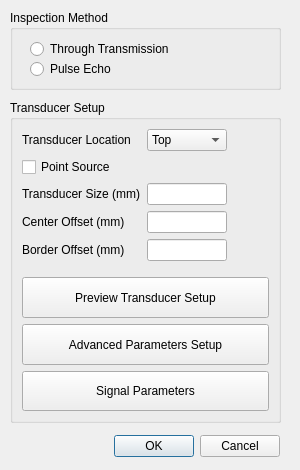
<?xml version="1.0" encoding="UTF-8"?>
<ui version="4.0">
 <class>singleLaunchSetupDialog</class>
 <widget class="QDialog" name="singleLaunchSetupDialog">
  <property name="geometry">
   <rect>
    <x>0</x>
    <y>0</y>
    <width>300</width>
    <height>470</height>
   </rect>
  </property>
  <property name="minimumSize">
   <size>
    <width>300</width>
    <height>470</height>
   </size>
  </property>
  <property name="maximumSize">
   <size>
    <width>300</width>
    <height>470</height>
   </size>
  </property>
  <property name="windowTitle">
   <string>Single Launch Setup</string>
  </property>
  <property name="windowIcon">
   <iconset resource="resources.qrc">
    <normaloff>:/singleLaunch.png</normaloff>:/singleLaunch.png</iconset>
  </property>
  <widget class="QDialogButtonBox" name="buttonBox">
   <property name="geometry">
    <rect>
     <x>50</x>
     <y>430</y>
     <width>230</width>
     <height>32</height>
    </rect>
   </property>
   <property name="orientation">
    <enum>Qt::Horizontal</enum>
   </property>
   <property name="standardButtons">
    <set>QDialogButtonBox::Cancel|QDialogButtonBox::Ok</set>
   </property>
  </widget>
  <widget class="QGroupBox" name="groupBox">
   <property name="geometry">
    <rect>
     <x>10</x>
     <y>10</y>
     <width>271</width>
     <height>80</height>
    </rect>
   </property>
   <property name="title">
    <string>Inspection Method</string>
   </property>
   <widget class="QRadioButton" name="transmissionRadioButton">
    <property name="geometry">
     <rect>
      <x>20</x>
      <y>30</y>
      <width>161</width>
      <height>18</height>
     </rect>
    </property>
    <property name="focusPolicy">
     <enum>Qt::WheelFocus</enum>
    </property>
    <property name="text">
     <string>Through Transmission</string>
    </property>
   </widget>
   <widget class="QRadioButton" name="pulseEchoRadioButton">
    <property name="geometry">
     <rect>
      <x>20</x>
      <y>50</y>
      <width>97</width>
      <height>18</height>
     </rect>
    </property>
    <property name="focusPolicy">
     <enum>Qt::WheelFocus</enum>
    </property>
    <property name="text">
     <string>Pulse Echo</string>
    </property>
   </widget>
  </widget>
  <widget class="QGroupBox" name="groupBox_2">
   <property name="geometry">
    <rect>
     <x>10</x>
     <y>100</y>
     <width>271</width>
     <height>323</height>
    </rect>
   </property>
   <property name="title">
    <string>Transducer Setup</string>
   </property>
   <layout class="QVBoxLayout" name="verticalLayout_2">
    <item>
     <layout class="QFormLayout" name="formLayout">
      <property name="fieldGrowthPolicy">
       <enum>QFormLayout::FieldsStayAtSizeHint</enum>
      </property>
      <item row="0" column="0">
       <widget class="QLabel" name="transducerLocationLabel">
        <property name="text">
         <string>Transducer Location</string>
        </property>
       </widget>
      </item>
      <item row="0" column="1">
       <widget class="QComboBox" name="locationComboBox">
        <property name="minimumSize">
         <size>
          <width>80</width>
          <height>0</height>
         </size>
        </property>
        <property name="maximumSize">
         <size>
          <width>80</width>
          <height>16777215</height>
         </size>
        </property>
        <item>
         <property name="text">
          <string>Top</string>
         </property>
        </item>
       </widget>
      </item>
      <item row="1" column="0">
       <widget class="QCheckBox" name="pointSourceCheckBox">
        <property name="focusPolicy">
         <enum>Qt::WheelFocus</enum>
        </property>
        <property name="toolTip">
         <string/>
        </property>
        <property name="text">
         <string>Point Source</string>
        </property>
       </widget>
      </item>
      <item row="2" column="0">
       <widget class="QLabel" name="transducerSizeLabel">
        <property name="text">
         <string>Transducer Size (mm)</string>
        </property>
       </widget>
      </item>
      <item row="2" column="1">
       <widget class="QLineEdit" name="transducerSizeLineEdit">
        <property name="minimumSize">
         <size>
          <width>80</width>
          <height>0</height>
         </size>
        </property>
        <property name="maximumSize">
         <size>
          <width>80</width>
          <height>16777215</height>
         </size>
        </property>
       </widget>
      </item>
      <item row="3" column="0">
       <widget class="QLabel" name="centerOffsetLabel">
        <property name="toolTip">
         <string>&lt;html&gt;&lt;head/&gt;&lt;body&gt;&lt;p&gt;Offset measured from the center of the Scenario along the x-axis. Positive values indicate offsets toward the right while negatives values indicate offsets toward the left.&lt;/p&gt;&lt;/body&gt;&lt;/html&gt;</string>
        </property>
        <property name="text">
         <string>Center Offset (mm)</string>
        </property>
       </widget>
      </item>
      <item row="3" column="1">
       <widget class="QLineEdit" name="centerOffsetLineEdit">
        <property name="minimumSize">
         <size>
          <width>80</width>
          <height>0</height>
         </size>
        </property>
        <property name="maximumSize">
         <size>
          <width>80</width>
          <height>16777215</height>
         </size>
        </property>
        <property name="toolTip">
         <string>&lt;html&gt;&lt;head/&gt;&lt;body&gt;&lt;p&gt;Offset measured from the center of the Scenario along the x-axis. Positive values indicate offsets toward the right while negatives values indicate offsets toward the left.&lt;/p&gt;&lt;/body&gt;&lt;/html&gt;</string>
        </property>
       </widget>
      </item>
      <item row="4" column="0">
       <widget class="QLabel" name="borderOffsetLabel">
        <property name="toolTip">
         <string>&lt;html&gt;&lt;head/&gt;&lt;body&gt;&lt;p align=&quot;justify&quot;&gt;&lt;span style=&quot; font-size:14pt;&quot;&gt;Border Offset is measured taking into account the top border as origin. Only positive values are allowed that indicates offsets towards below.&lt;/span&gt;&lt;br/&gt;&lt;img src=&quot;:/helperBorderOffset.png&quot;/&gt;&lt;/p&gt;&lt;p&gt;&lt;br/&gt;&lt;/p&gt;&lt;p&gt;&lt;br/&gt;&lt;/p&gt;&lt;p&gt;&lt;br/&gt;&lt;/p&gt;&lt;p&gt;&lt;br/&gt;&lt;/p&gt;&lt;/body&gt;&lt;/html&gt;</string>
        </property>
        <property name="text">
         <string>Border Offset (mm)</string>
        </property>
       </widget>
      </item>
      <item row="4" column="1">
       <widget class="QLineEdit" name="borderOffsetLineEdit">
        <property name="minimumSize">
         <size>
          <width>80</width>
          <height>0</height>
         </size>
        </property>
        <property name="maximumSize">
         <size>
          <width>80</width>
          <height>16777215</height>
         </size>
        </property>
        <property name="toolTip">
         <string>&lt;html&gt;&lt;head/&gt;&lt;body&gt;&lt;p align=&quot;justify&quot;&gt;&lt;span style=&quot; font-size:14pt;&quot;&gt;Border Offset is measured taking into account the top border as origin. Only positive values are allowed that indicates offsets towards below.&lt;/span&gt;&lt;br/&gt;&lt;img src=&quot;:/helperBorderOffset.png&quot;/&gt;&lt;/p&gt;&lt;p&gt;&lt;br/&gt;&lt;/p&gt;&lt;p&gt;&lt;br/&gt;&lt;/p&gt;&lt;p&gt;&lt;br/&gt;&lt;/p&gt;&lt;p&gt;&lt;br/&gt;&lt;/p&gt;&lt;/body&gt;&lt;/html&gt;</string>
        </property>
       </widget>
      </item>
     </layout>
    </item>
    <item>
     <layout class="QVBoxLayout" name="verticalLayout">
      <item>
       <widget class="QPushButton" name="previewPushButton">
        <property name="minimumSize">
         <size>
          <width>0</width>
          <height>41</height>
         </size>
        </property>
        <property name="maximumSize">
         <size>
          <width>16777215</width>
          <height>41</height>
         </size>
        </property>
        <property name="text">
         <string>Preview Transducer Setup</string>
        </property>
        <property name="icon">
         <iconset resource="resources.qrc">
          <normaloff>:/previewImage.png</normaloff>:/previewImage.png</iconset>
        </property>
        <property name="iconSize">
         <size>
          <width>24</width>
          <height>24</height>
         </size>
        </property>
       </widget>
      </item>
      <item>
       <widget class="QPushButton" name="advancedParametersSetupPushButton">
        <property name="minimumSize">
         <size>
          <width>0</width>
          <height>41</height>
         </size>
        </property>
        <property name="maximumSize">
         <size>
          <width>16777215</width>
          <height>41</height>
         </size>
        </property>
        <property name="text">
         <string>Advanced Parameters Setup</string>
        </property>
        <property name="icon">
         <iconset resource="resources.qrc">
          <normaloff>:/simModel.png</normaloff>:/simModel.png</iconset>
        </property>
        <property name="iconSize">
         <size>
          <width>24</width>
          <height>24</height>
         </size>
        </property>
       </widget>
      </item>
      <item>
       <widget class="QPushButton" name="signalSetupPushButton">
        <property name="minimumSize">
         <size>
          <width>0</width>
          <height>40</height>
         </size>
        </property>
        <property name="maximumSize">
         <size>
          <width>16777215</width>
          <height>40</height>
         </size>
        </property>
        <property name="text">
         <string>Signal Parameters</string>
        </property>
        <property name="icon">
         <iconset resource="resources.qrc">
          <normaloff>:/signal.png</normaloff>:/signal.png</iconset>
        </property>
        <property name="iconSize">
         <size>
          <width>24</width>
          <height>24</height>
         </size>
        </property>
        <property name="checkable">
         <bool>false</bool>
        </property>
        <property name="default">
         <bool>false</bool>
        </property>
        <property name="flat">
         <bool>false</bool>
        </property>
       </widget>
      </item>
     </layout>
    </item>
   </layout>
  </widget>
 </widget>
 <resources>
  <include location="resources.qrc"/>
 </resources>
 <connections>
  <connection>
   <sender>buttonBox</sender>
   <signal>accepted()</signal>
   <receiver>singleLaunchSetupDialog</receiver>
   <slot>accept()</slot>
   <hints>
    <hint type="sourcelabel">
     <x>248</x>
     <y>254</y>
    </hint>
    <hint type="destinationlabel">
     <x>157</x>
     <y>274</y>
    </hint>
   </hints>
  </connection>
  <connection>
   <sender>buttonBox</sender>
   <signal>rejected()</signal>
   <receiver>singleLaunchSetupDialog</receiver>
   <slot>reject()</slot>
   <hints>
    <hint type="sourcelabel">
     <x>316</x>
     <y>260</y>
    </hint>
    <hint type="destinationlabel">
     <x>286</x>
     <y>274</y>
    </hint>
   </hints>
  </connection>
 </connections>
</ui>
